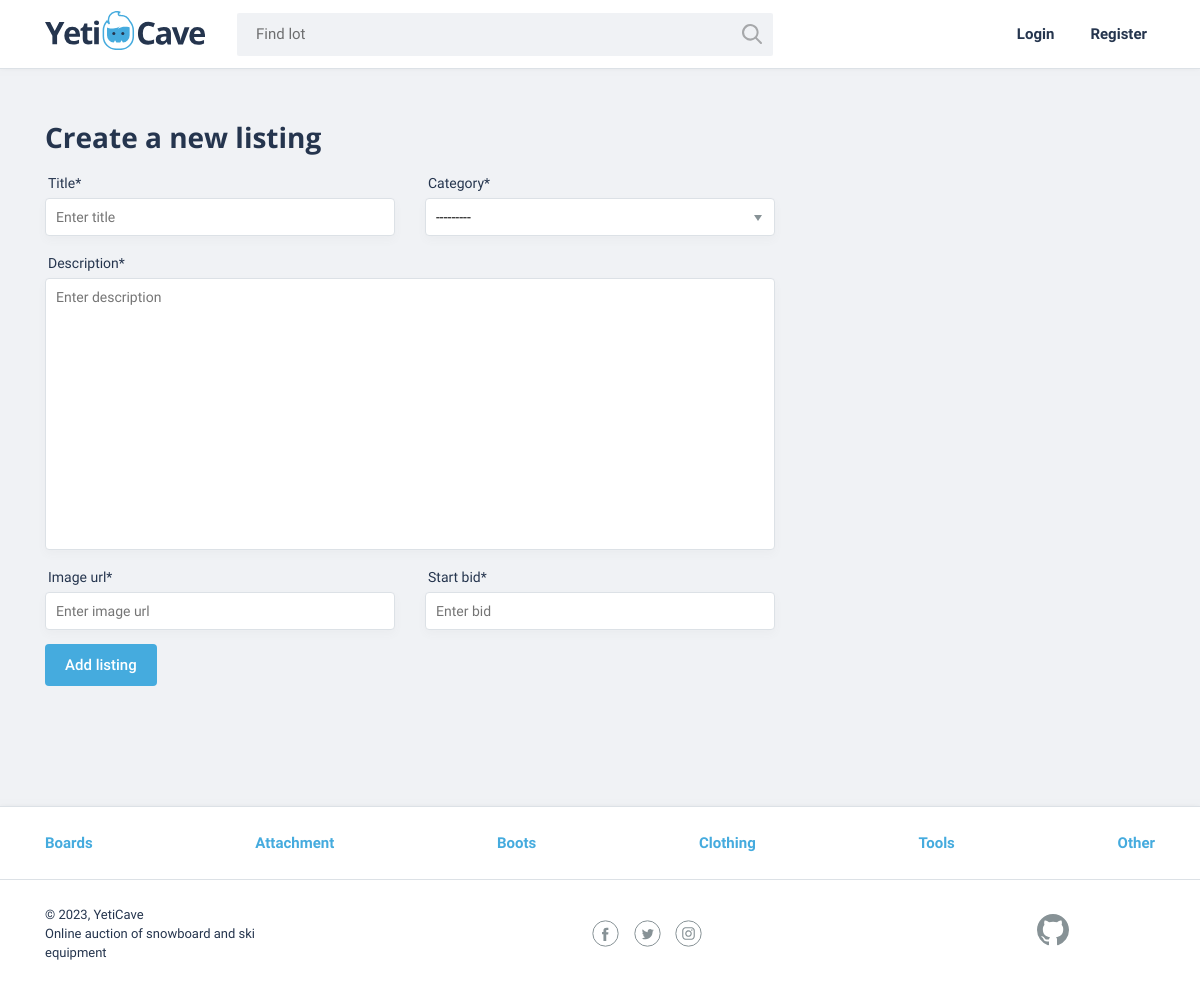
The app's page /create_listing with its own data.
### auctions/models.py (models this page shows)
class Category(models.Model):
    name = models.CharField(max_length=64)
    def __str__(self):
        return self.name

### auctions/views.py (the view)
# urls.py: path("create_listing", views.create_listing, name="create_listing"),
def create_listing(request):
    if request.method == "POST":
        form = CreateListingForm(request.POST)
        if form.is_valid():
            listing = form.save(commit=False)
            listing.creator = request.user
            listing.save()
            return HttpResponseRedirect(reverse("index"))
    else:
        form = CreateListingForm()
    return render(request, "auctions/create_listing.html", {"form": form})

### auctions/forms.py
class CreateListingForm(forms.ModelForm):
    class Meta:
        model = Listing
        fields = ["title", "description", "start_bid", "image_url", "category"]
        widgets = {
            "title": forms.TextInput(attrs={"placeholder": "Enter title"}),
            "description": forms.Textarea(attrs={"placeholder": "Enter description"}),
            "start_bid": forms.TextInput(attrs={"placeholder": "Enter bid"}),
            "image_url": forms.URLInput(attrs={"placeholder": "Enter image url"}),
        }

### auctions/context_processors.py (called while the page is built)
def categories(request):
    categories = Category.objects.all()
    return {"categories": categories}

### auctions/templates/auctions/create_listing.html (shortened to what this page needs)
{% extends "auctions/layout.html" %}
{% block body %}
    <main class="container">
        <form action="" method="post" class="form form--lot {% if form.errors %}form__item--invalid{% endif %}">
            <h2>Create a new listing</h2>
            <div class="form__container">
                <div class="form__item ">
                    <label for="{{ form.title.id_for_label }}">
                        {{ form.title.label }}{% if form.title.field.required %}*{% endif %}
                    </label>
                    {{ form.title }}
                </div>
                <div class="form__item ">
                    <label for="{{ form.category.id_for_label }}">
                        {{ form.category.label }}{% if form.category.field.required %}*{% endif %}
                    </label>
                    {{ form.category }}
                </div>
            </div>
            <div class="form__item ">
                <label for="{{ form.description.id_for_label }}">
                    {{ form.description.label }}{% if form.description.field.required %}*{% endif %}
                </label>
                {{ form.description }}
            </div>
            <div class="form__container">
                <div class="form__item ">
                    <label for="{{ form.image_url.id_for_label }}">
                        {{ form.image_url.label }}{% if form.image_url.field.required %}*{% endif %}
                    </label>
                    {{ form.image_url }}
                </div>
                <div class="form__item ">
                    <label for="{{ form.start_bid.id_for_label }}">
                        {{ form.start_bid.label }}{% if form.start_bid.field.required %}*{% endif %}
                    </label>
                    {{ form.start_bid }}
                </div>
            </div>
            <button type="submit" class="button">Add listing</button>
        </form>
    </main>
{% endblock %}

### auctions/templates/auctions/layout.html (shortened to what this page needs)
{% load static %}
<!DOCTYPE html>
<html lang="en">
<head>
    <link href="{% static 'auctions/css/normalize.min.css' %}" rel="stylesheet">
    <link href="{% static 'auctions/css/flatpickr.min.css' %}" rel="stylesheet">
    <link href="{% static 'auctions/css/styles.css' %}" rel="stylesheet">
</head>
<body>
    <header class="main-header">
        <div class="main-header__container container">
            <a href="/" class="main-header__logo">
                <img src="{% static 'auctions/img/logo.svg' %}" width="160" height="39" alt="YetiCave Logo">
            </a>
            <form method="get" action="/search" class="main-header__search">
                <input type="search" name="text" placeholder="Find lot">
                <button class="main-header__search-btn" type="submit">
                </button>
            </form>
            {% if user.is_authenticated %}
            <a class="main-header__add-lot button" href="{% url 'create_listing' %}">Create listing</a>
            <div class="user-menu__wrapper">
                <button class="button__menu-open menu-open">
                    <span class="menu-open__name">{{ user.username }}</span>
                    <img class="menu-open__image" src="{% static 'auctions/img/user.png' %}" width="32" height="32"
                        alt="User avatar">
                </button>
                <nav class="user-menu user-menu--login">
                    <a class="user-menu__bets" href="/my-bets">My bets</a>
                    <a class="user-menu__bets" href="{% url 'watchlist' %}">Watchlist</a>
                    <a class="user-menu__logout" href="{% url 'logout' %}">Logout</a>
                </nav>
            </div>
            {% else %}
            <nav class="user-menu">
                <ul class="user-menu__list">
                    <li class="user-menu__item">
                        <a href="{% url 'login' %}">Login</a>
                    </li>
                    <li class="user-menu__item">
                        <a href="{% url 'register' %}">Register</a>
                    </li>
                </ul>
            </nav>
            {% endif %}
        </div>
    </header>
    {% block body %}
    {% endblock %}
    <footer class="main-footer">
        <nav class="nav">
            <ul class="nav__list container">
                {% for category in categories %}
                    <li class="nav__item">
                        <a href="{{ category.id }}">
                            {{ category.name }}
                        </a>
                    </li>
                {% endfor %}
            </ul>
        </nav>
        <div class="main-footer__bottom container">
            <div class="main-footer__copyright">
                <p>© 2023, YetiCave</p>
                <p>Online auction of snowboard and ski equipment</p>
            </div>
            <div class="main-footer__social social">
                <a class="social__link social__link--facebook" href="#">Facebook
                </a><a class="social__link social__link--twitter" href="#">Twitter
                </a><a class="social__link social__link--instagram" href="#">Instagram
                </a>
            </div>
            <div class="main-footer__developed-by">
                <a class="logo-github" href="https://github.com/vFlicker">
                </a>
            </div>
        </div>
    </footer>
</body>
</html>

### auctions/static/auctions/css/styles.css (style rules this page uses)
html { box-sizing: border-box; }
*, *:before, *:after { box-sizing: inherit; }
html, body { height: 100%; }
body { display: flex; flex-direction: column; min-width: 1140px; background-color: #f0f2f5; font-family: "Roboto", sans-serif; font-weight: 400; font-size: 15px; line-height: 26px; color: #25354e; }
main { flex: 1 0 auto; }
footer { flex-shrink: 0; }
a { text-decoration: none; }
button { padding: 0px; background: 0px 0px; border: none; text-decoration: none; cursor: pointer; display: inline-block; font: inherit; text-align: center; word-break: break-word; overflow-wrap: break-word; transition: color 0.3s ease 0s, background-color 0.3s ease 0s; outline: 0px; }
h2 { margin: 0; font-family: "Open Sans", sans-serif; font-size: 28px; line-height: 35px; font-weight: 700; }
.container { width: 1140px; margin: 0 auto; padding: 0 15px; }
.button { display: block; padding: 8px 20px; background-color: #45abde; color: #fff; text-align: center; font-weight: 500; border: none; border-radius: 4px; transition: background-color .1s; }
.main-header { background-color: #fff; border-bottom: 1px solid #dce1e6; box-shadow: 0px -8px 10px rgba(0, 0, 0, 0.5); }
.main-header__container { display: flex; justify-content: flex-start; align-items: center; min-height: 68px; padding: 0 15px; }
.main-header__logo { display: block; margin-right: 30px; }
.main-header__search { position: relative; width: 540px; margin-right: 30px; }
.main-header__search input[type="search"] { width: 100%; padding: 8px 19px 9px 19px; background-color: #f0f2f5; border: 2px solid #fff; border-radius: 4px; }
.main-header__search-btn { content: ""; position: absolute; top: 3px; right: 3px; width: 20px; height: 20px; padding: 20px; background: url("../img/search.svg") center no-repeat; opacity: 0.3; border: 0; font-size: 0; cursor: pointer; }
.user-menu { margin-left: auto; }
.user-menu__list { display: flex; justify-content: flex-end; flex-wrap: wrap; width: 250px; margin: 0; padding: 0; list-style: none; }
.user-menu__item { margin: 0 20px 0 0; }
.user-menu__item:last-child { margin: 0; }
.user-menu__item a { display: flex; align-items: center; min-height: 64px; padding: 0 8px; color: #25354e; font-weight: 700; }
.main-footer { margin-top: 120px; background-color: #fff; border-top: 1px solid #dce1e6; box-shadow: 0px 8px 10px rgba(0, 0, 0, 0.5); }
.main-footer__bottom { display: flex; justify-content: space-between; align-items: center; padding: 25px 15px; }
.main-footer__copyright { max-width: 212px; }
.main-footer__copyright p { margin: 0; font-size: 13px; line-height: 19px; }
.main-footer__social { width: 110px; }
.social { display: flex; justify-content: space-between; flex-wrap: wrap; }
.social__link { display: flex; width: 27px; height: 27px; font-size: 0; }
.logo-github { display: flex; width: 118px; height: 40px; font-size: 0; }
.main-footer .nav { background-color: #fff; border-bottom: 1px solid #dce1e6; }
.nav__list { display: flex; justify-content: space-between; flex-wrap: wrap; list-style: none; }
.nav__item a { position: relative; display: block; padding: 12px 0; font-weight: 700; color: #45abde; }
.nav__item a::before { content: ''; position: absolute; left: 50%; width: 0; height: 2px; background-color: #45abde; bottom: 0; -webkit-transition: all 0.3s ease 0s; -moz-transition: all 0.3s ease 0s; -ms-transition: all 0.3s ease 0s; -o-transition: all 0.3s ease 0s; transition: all 0.3s ease 0s; }
.main-footer .nav__item a { padding: 23px 0; }
.form { padding-top: 51px; }
.form h2 { padding-bottom: 15px; }
.form--lot { width: 100%; max-width: 730px; }
.form__item { width: 100%; margin: 0; margin-bottom: 14px; font-size: 14px; }
.form__item label { display: block; margin: 0 0 2px 3px; }
.form__item input, .form__item textarea { display: block; width: 100%; padding: 5px 10px; border: 1px solid #dce1e6; border-radius: 4px; box-shadow: 0px 4px 10px rgb(90 90 90 / 4%); }
.form__item textarea { max-width: 100%; min-height: 184px; resize: none; }
.form .button { display: inline-block; vertical-align: middle; margin-right: 20px; }
.form__item select { display: block; width: 100%; padding: 5px 10px; border: 1px solid #dce1e6; border-radius: 4px; -webkit-appearance: none; -moz-appearance: none; appearance: none; background: #fff url("../img/dropdown.svg") 328px 16px no-repeat; box-shadow: 0px 4px 10px rgb(90 90 90 / 4%); }
.form__container { display: flex; gap: 30px; }

### records on screen
Category: name "Boards"
Category: name "Attachment"
Category: name "Boots"
Category: name "Clothing"
Category: name "Tools"
Category: name "Other"
